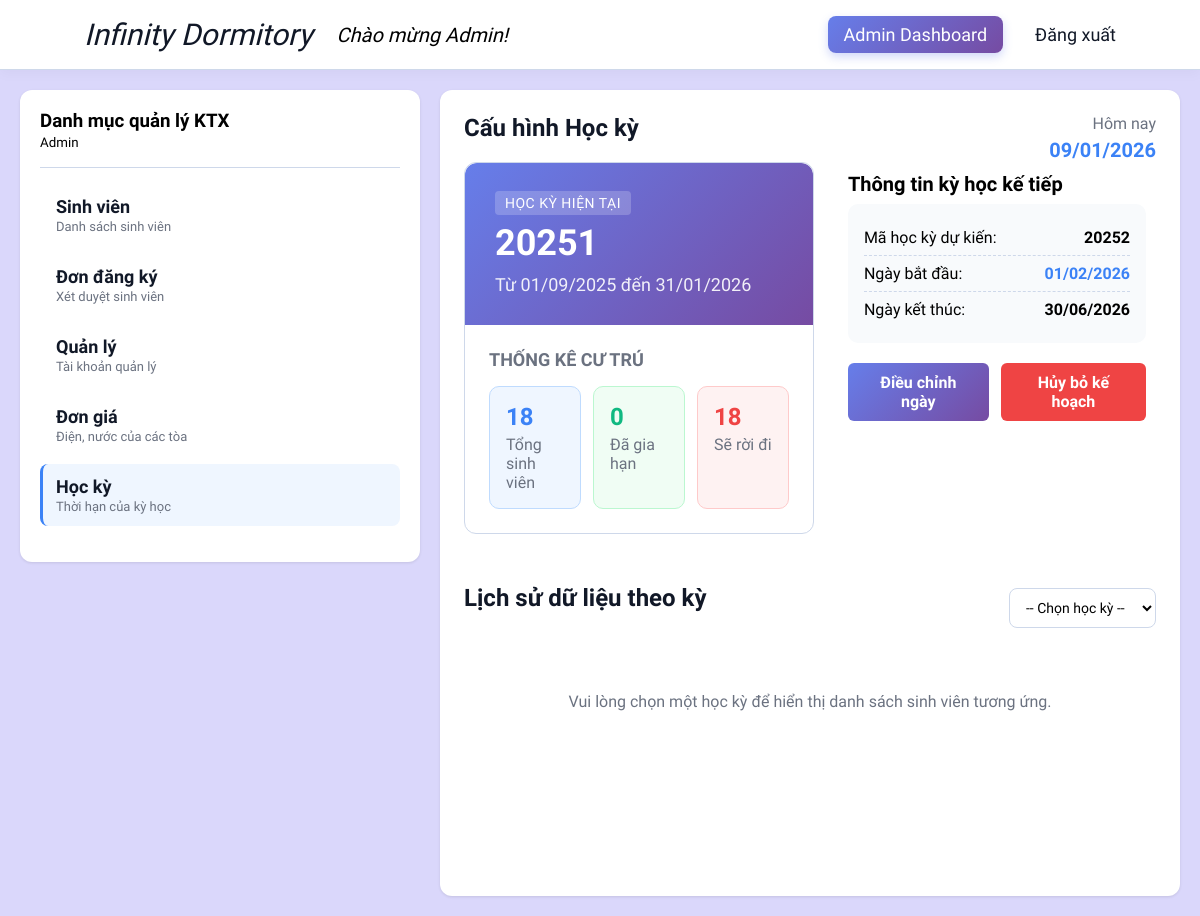
The app's page /admin/dashboard.php?tab=semester (signed in) with its own data.
### tables this page shows
CREATE TABLE SEMESTER (
    SEM_ID VARCHAR(50) NOT NULL PRIMARY KEY, 
    STARTDATE DATE NOT NULL,
    ENDDATE DATE NOT NULL,
    SEM_STATUS ENUM('Upcoming', 'Active', 'Archived') DEFAULT 'Upcoming'
);

### admin/views/semester.php (the view, shortened to what this page needs)
<?php
require_once __DIR__ . '/../../database_connection.php';
$currentSem = null;
$upcomingSem = null;
$stats = ['renew' => 0, 'leave' => 0, 'total' => 0];
try {
    if ($conn) {
        mysqli_set_charset($conn, "utf8mb4");
        $semQuery = "SELECT * FROM SEMESTER ORDER BY STARTDATE DESC";
        $semResult = mysqli_query($conn, $semQuery);
        while ($row = mysqli_fetch_assoc($semResult)) {
            if ($row['SEM_STATUS'] === 'Active') {
                $currentSem = $row;
            }
            if ($row['SEM_STATUS'] === 'Upcoming') {
                $upcomingSem = $row;
            }
        }
        if ($currentSem) {
            $cId = mysqli_real_escape_string($conn, $currentSem['SEM_ID']);
            $nextSemId = $upcomingSem ? mysqli_real_escape_string($conn, $upcomingSem['SEM_ID']) : 'NONE';
            $statsQuery = "SELECT
                            COUNT(*) as total,
                            SUM(CASE WHEN EXISTS (
                                SELECT 1 FROM CONTRACT c2
                                WHERE c2.STD_ID = c.STD_ID
                                AND c2.SEM_ID = '$nextSemId'
                                AND c2.STATUS = 'Upcoming'
                            ) THEN 1 ELSE 0 END) as renew
                            FROM CONTRACT c
                            WHERE c.SEM_ID = '$cId' AND c.STATUS = 'Active'";
            $statsResult = mysqli_query($conn, $statsQuery);
            $rowStats = mysqli_fetch_assoc($statsResult);
            $total = (int)($rowStats['total'] ?? 0);
            $renew = (int)($rowStats['renew'] ?? 0);
            $stats = [
                'total'     => $total,
                'renew'     => $renew,
                'leave'     => $total - $renew
            ];
        } else {
            $suggestedStart = date('Y-m-d');
        }
    }
} catch (Exception $e) {
    $errorMsg = $e->getMessage();
}
?>
    <div class="semester-header">
        <h2 class="title">Cấu hình Học kỳ</h2>
        <div class="current-date">
            <span class="label">Hôm nay</span>
            <span class="value"><?= date('d/m/Y') ?></span>
        </div>
    </div>
    <div class="semester-grid">
        <div class="card cur-sem shadow-sm ">
            <div class="status-banner">
                <span class="badge">Học kỳ hiện tại</span>
                <?php if ($currentSem): ?>
                    <div class="sem-display-id"><?= htmlspecialchars($currentSem['SEM_ID']) ?></div>
                    <div class="sem-date-range">
                        Từ <?= date('d/m/Y', strtotime($currentSem['STARTDATE'])) ?>
                        đến <?= date('d/m/Y', strtotime($currentSem['ENDDATE'])) ?>
                    </div>
                <?php else: ?>
                    <div class="sem-display-id">Không có dữ liệu</div>
                <?php endif; ?>
            </div>
            <div class="stats-section">
                <h4 class="section-subtitle">Thống kê cư trú</h4>
                <div class="stats-grid">
                    <div class="stat-box info">
                        <span class="stat-value"><?= $stats['total'] ?></span>
                        <span class="stat-label">Tổng sinh viên</span>
                    </div>
                    <div class="stat-box success">
                        <span class="stat-value"><?= $stats['renew'] ?></span>
                        <span class="stat-label">Đã gia hạn</span>
                    </div>
                    <div class="stat-box danger">
                        <span class="stat-value"><?= $stats['leave'] ?></span>
                        <span class="stat-label">Sẽ rời đi</span>
                    </div>
                </div>
            </div>
        </div>
        <div class="card next-sem shadow-sm">
            <?php if ($upcomingSem): ?>
                <div class="upcoming-info">
                    <h3 class="section-title">Thông tin kỳ học kế tiếp</h3>
                    <div class="details-list">
                        <div class="detail-item">
                            <span>Mã học kỳ dự kiến:</span>
                            <strong><?= htmlspecialchars($upcomingSem['SEM_ID']) ?></strong>
                        </div>
                        <div class="detail-item">
                            <span>Ngày bắt đầu:</span>
                            <strong class="text-primary"><?= date('d/m/Y', strtotime($upcomingSem['STARTDATE'])) ?></strong>
                        </div>
                        <div class="detail-item">
                            <span>Ngày kết thúc:</span>
                            <strong><?= date('d/m/Y', strtotime($upcomingSem['ENDDATE'])) ?></strong>
                        </div>
                    </div>
                    <div class="actions-group">
                        <button onclick="SemesterAdmin.editUpcoming('<?= $upcomingSem['SEM_ID'] ?>', '<?= $upcomingSem['ENDDATE'] ?>')" class="btn">Điều chỉnh ngày</button>
                        <button onclick="SemesterAdmin.deleteUpcoming('<?= $upcomingSem['SEM_ID'] ?>')" class="btn btn-danger">Hủy bỏ kế hoạch</button>
                    </div>
                </div>
            <?php endif; ?>
        </div>
    </div>
    <div class="card shadow-sm mt-30">
        <div class="history-header">
            <h2>Lịch sử dữ liệu theo kỳ</h2>
            <div class="header-controls">
                <select class="form-control select-sem" onchange="SemesterAdmin.loadHistory(this.value)">
                    <option value="">-- Chọn học kỳ --</option>
                </select>
            </div>
        </div>
        <div id="historyContainer" class="history-content">
            <div class="empty-state">
                Vui lòng chọn một học kỳ để hiển thị danh sách sinh viên tương ứng.
            </div>
        </div>
    </div>

### css/public.css (style rules this page uses)
:root { --cl: linear-gradient(135deg, #667eea 0%, #764ba2 100%); --hov: linear-gradient(135deg,rgba(77, 102, 214, 1) 0%, rgba(100, 52, 148, 1) 100%); --purple: #764ba2; --primary: #3b82f6; --primary-dark: #2563eb; --danger: #ef4444; --danger-dark: #991100; --success: #10b981; --bg-gray: #f7f9fc; --border: #ced8ea; --text: #111827; --text-muted: #6b7280; }
* { box-sizing: border-box; margin: 0; padding: 0; }
body { font-family: 'Google Sans', sans-serif; }
.content-area h2 { font-weight: 700; margin-bottom: 20px; color: var(--text); }
.btn { font-family: 'Google Sans'; padding: 10px 16px; border: none; border-radius: 6px; font-size: 16px; font-weight: 600; cursor: pointer; transition: all 0.2s; color: white; background: var(--cl); }
.btn-danger { background: var(--danger); color: white; }
.form-control { font-family: 'Google Sans'; padding: 10px 12px; border: 1px solid var(--border); border-radius: 6px; font-size: 16px; flex: 1; }

### admin/css/admin.css (style rules this page uses)
.form-control { padding: 12px; border: 1px solid var(--border); border-radius: 8px; font-size: 16px; font-family: 'Google Sans', sans-serif; background: #fff; width: 100%; box-sizing: border-box; }

### admin/css/semester.css (style rules this page uses)
.semester-header { display: flex; justify-content: space-between; align-items: flex-end; }
.current-date { text-align: right; }
.current-date .label { display: block; font-size: 16px; color: var(--text-muted); margin-bottom: 5px; }
.current-date .value { font-size: 20px; color: var(--primary); font-weight: 700; }
.card { background: white; margin-bottom: 20px; }
.card.cur-sem { border-radius: 12px; border: 1px solid var(--border) !important; overflow: hidden; }
.semester-grid { display: grid; grid-template-columns: 1.1fr 1fr; gap: 24px; }
.status-banner { background: var(--cl); padding: 30px; color: white; border-radius: 12px 12px 0 0; }
.status-banner .badge { font-size: 14px; text-transform: uppercase; letter-spacing: 0.5px; background: rgba(255, 255, 255, 0.2); padding: 4px 10px; border-radius: 4px; }
.sem-display-id { font-size: 36px; font-weight: 800; margin: 10px 0; }
.sem-date-range { font-size: 18px; opacity: 0.9; }
.stats-section { padding: 24px; }
.section-subtitle { margin-bottom: 16px; color: var(--text-muted); font-size: 18px; text-transform: uppercase; }
.stats-grid { display: grid; grid-template-columns: 1fr 1fr 1fr; gap: 12px; }
.stat-box { padding: 16px; border-radius: 10px; border: 1px solid var(--border); }
.stat-box.info { background: #eff6ff; border-color: #bfdbfe; }
.stat-box.success { background: #f0fdf4; border-color: #bbf7d0; }
.stat-box.danger { background: #fef2f2; border-color: #fecaca; }
.stat-value { display: block; font-size: 24px; font-weight: 700; margin-bottom: 4px; }
.stat-box.info .stat-value { color: var(--primary); }
.stat-box.success .stat-value { color: var(--success); }
.stat-box.danger .stat-value { color: var(--danger); }
.stat-label { font-size: 16px; color: var(--text-muted); }
.upcoming-info, #formRollover { padding: 10px; }
.section-title { margin-bottom: 8px; font-size: 20px; font-weight: 700; }
.details-list { background: #f8fafc; border-radius: 10px; padding: 16px; margin-bottom: 20px; }
.detail-item { display: flex; justify-content: space-between; padding: 8px 0; border-bottom: 1px dashed var(--border); }
.detail-item:last-child { border: none; }
.actions-group { display: flex; gap: 12px; }
.mt-30 { margin-top: 30px; }
.history-header { display: flex !important; justify-content: space-between !important; align-items: center !important; flex-wrap: nowrap; margin-bottom: 20px; gap: 20px; }
.header-controls { display: flex; align-items: center; gap: 12px; }
.history-content { min-height: 200px; }
.select-sem { max-width: 220px; padding: 8px 12px; font-size: 14px; height: 40px; }
.empty-state { text-align: center; color: var(--text-muted); padding: 40px; }
.text-primary { color: var(--primary) !important; }

### records on screen
semester: SEM_ID "20251", STARTDATE "01/09/2025", ENDDATE "31/01/2026"
semester: SEM_ID "20252", STARTDATE "01/02/2026", ENDDATE "30/06/2026"

### other values on screen
$_SESSION['name'] "Admin"
$item['title'] "Sinh viên"
$item['desc'] "Danh sách sinh viên"
$item['title'] "Đơn đăng ký"
$item['desc'] "Xét duyệt sinh viên"
$item['title'] "Quản lý"
$item['desc'] "Tài khoản quản lý"
$item['title'] "Đơn giá"
$item['desc'] "Điện, nước của các tòa"
$item['title'] "Học kỳ"
$item['desc'] "Thời hạn của kỳ học"
$stats['total'] "18"
$stats['renew'] "0"
$stats['leave'] "18"
